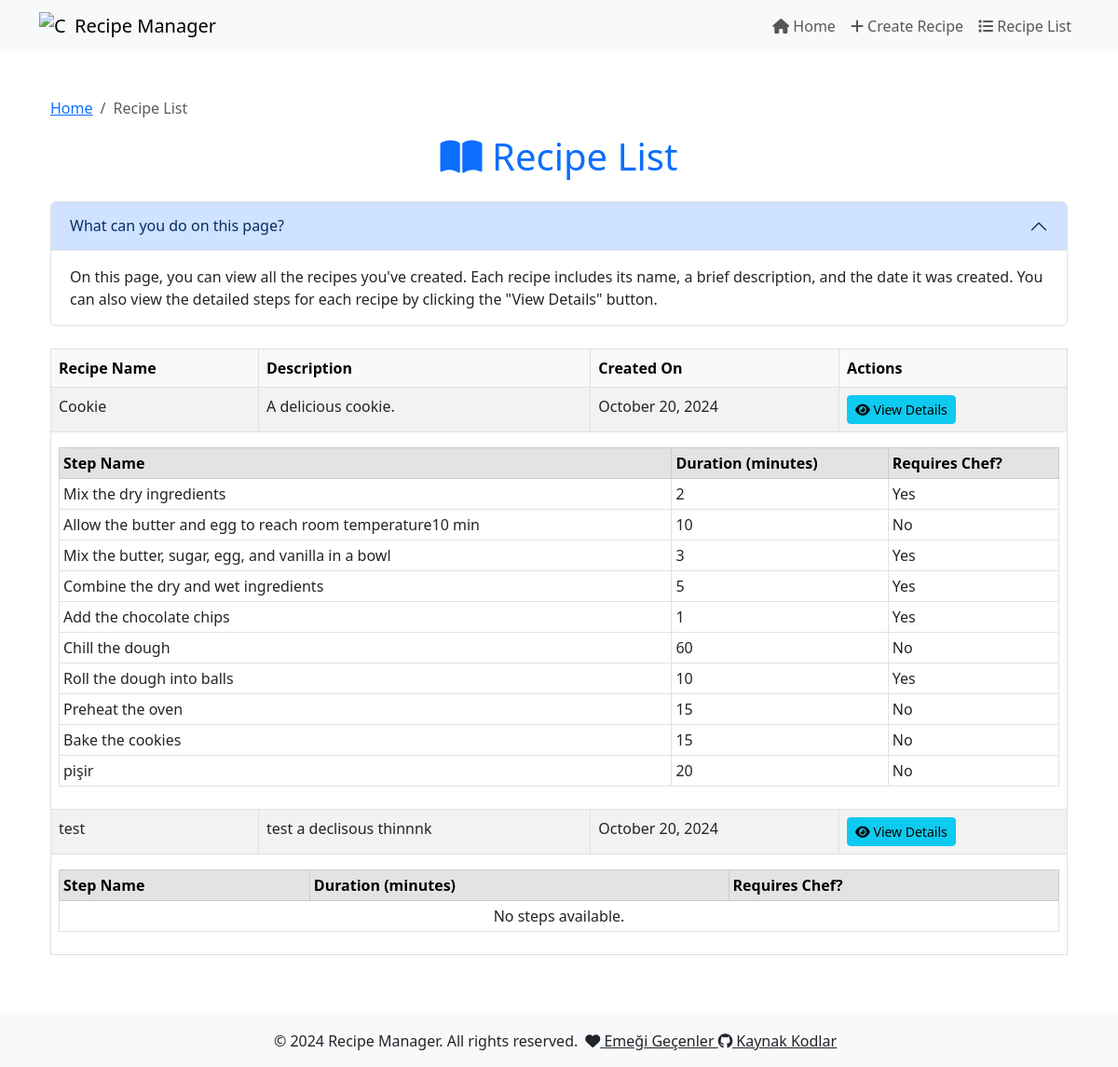
Page /recipe/list/ on the earlier database version.
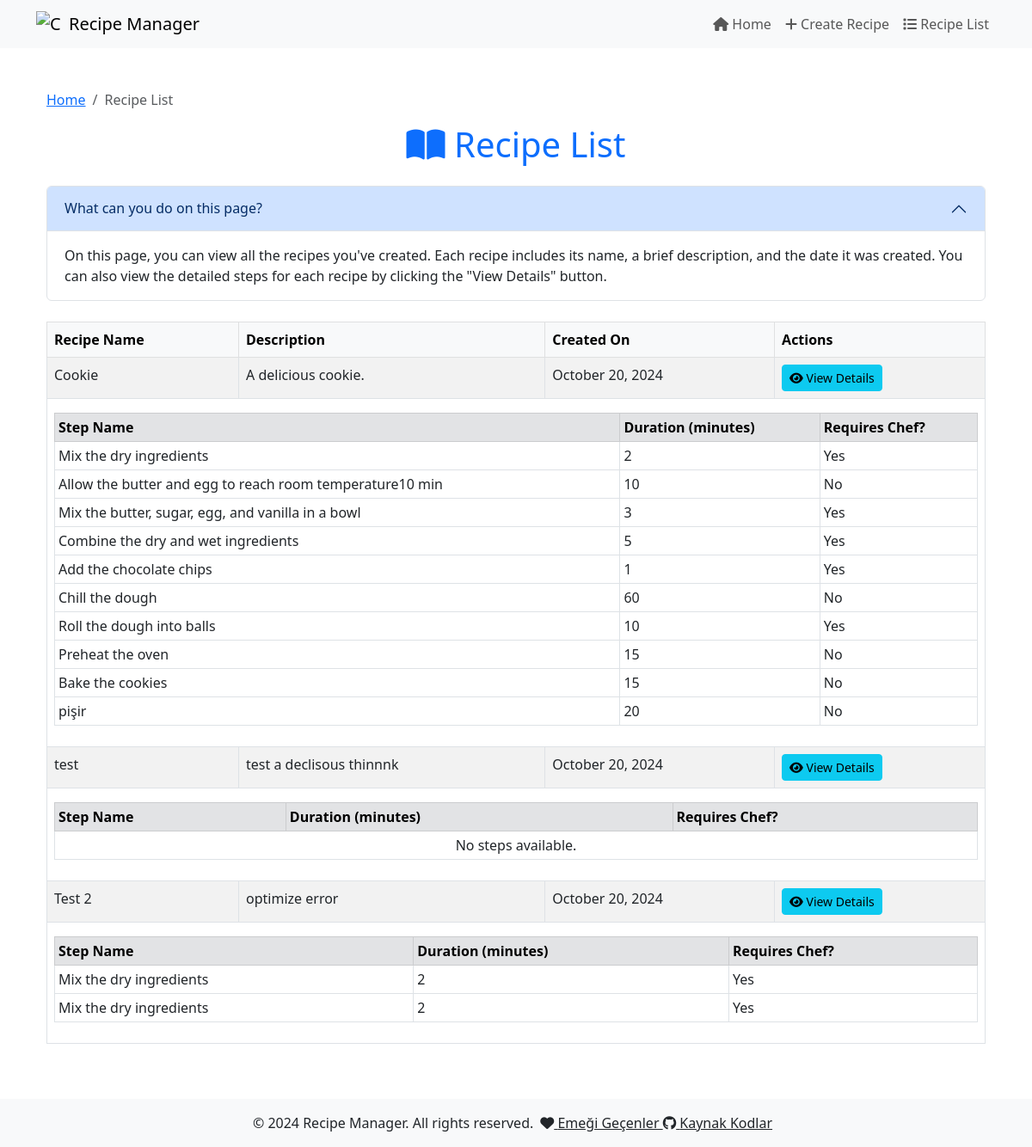
Same page on the later database version.
### recipe_optimizer/models.py (models this page shows, shortened)
class Recipe(models.Model):
    name = models.CharField(max_length=200)
    description = models.TextField()
    created_at = models.DateTimeField(auto_now_add=True)

class RecipeStep(models.Model):
    recipe = models.ForeignKey(Recipe, related_name='steps', on_delete=models.CASCADE)
    name = models.CharField(max_length=200)
    duration = models.PositiveIntegerField()  # Adım süresi (dakika)
    occupies_chef = models.BooleanField(default=True)  # Şefi meşgul ediyor mu?
    prerequisites = models.ManyToManyField('self', symmetrical=False, blank=True)  # Önceki adımlar

### recipe_optimizer/views.py (the view)
# urls.py: path('recipe/list/', views.recipe_list, name='recipe_list'),
def recipe_list(request):
    recipes = Recipe.objects.prefetch_related('steps').all()
    context = {
        'recipes': recipes,  # Tarifler ve adımlar context'e ekleniyor
    }
    return render(request, 'recipe_list.html', context)

### templates/recipe_list.html (shortened to what this page needs)
{% extends 'base.html' %}
{% block content %}
<div class="container mt-5">
    <nav aria-label="breadcrumb">
        <ol class="breadcrumb">
            <li class="breadcrumb-item"><a href="{% url 'index' %}">Home</a></li>
            <li class="breadcrumb-item active" aria-current="page">Recipe List</li>
        </ol>
    </nav>
    <h1 class="text-center mb-4 text-primary"><i class="fas fa-book-open"></i> Recipe List</h1>
    <div class="accordion mb-4" id="helpAccordion">
        <div class="accordion-item">
            <h2 class="accordion-header" id="headingOne">
                <button class="accordion-button" type="button" data-bs-toggle="collapse" data-bs-target="#collapseOne" aria-expanded="true" aria-controls="collapseOne">
                    What can you do on this page?
                </button>
            </h2>
            <div id="collapseOne" class="accordion-collapse collapse show" aria-labelledby="headingOne" data-bs-parent="#helpAccordion">
                <div class="accordion-body">
                    On this page, you can view all the recipes you've created. Each recipe includes its name, a brief description, and the date it was created. You can also view the detailed steps for each recipe by clicking the "View Details" button.
                </div>
            </div>
        </div>
    </div>
    <div class="table-responsive">
        <table class="table table-striped table-bordered">
            <thead class="table-light">
                <tr>
                    <th scope="col">Recipe Name</th>
                    <th scope="col">Description</th>
                    <th scope="col">Created On</th>
                    <th scope="col">Actions</th>
                </tr>
            </thead>
            <tbody>
                {% for recipe in recipes %}
                <tr>
                    <td>{{ recipe.name }}</td>
                    <td>{{ recipe.description|truncatewords:15 }}</td>
                    <td>{{ recipe.created_at|date:"F j, Y" }}</td>
                    <td>
                        <a href="{% url 'optimize' recipe.id %}" class="btn btn-info btn-sm">
                            <i class="fas fa-eye"></i> View Details
                        </a>
                    </td>
                </tr>
                <tr>
                    <td colspan="4">
                        <div class="table-responsive">
                            <table class="table table-sm table-bordered mt-2">
                                <thead class="table-secondary">
                                    <tr>
                                        <th scope="col">Step Name</th>
                                        <th scope="col">Duration (minutes)</th>
                                        <th scope="col">Requires Chef?</th>
                                    </tr>
                                </thead>
                                <tbody>
                                    {% if recipe.steps.exists %}
                                        {% for step in recipe.steps.all %}
                                        <tr>
                                            <td>{{ step.name }}</td>
                                            <td>{{ step.duration }}</td>
                                            <td>{{ step.occupies_chef|yesno:"Yes, No" }}</td>
                                        </tr>
                                        {% endfor %}
                                    {% else %}
                                        <tr>
                                            <td colspan="3" class="text-center">No steps available.</td>
                                        </tr>
                                    {% endif %}
                                </tbody>
                            </table>
                        </div>
                    </td>
                </tr>
                {% endfor %}
            </tbody>
        </table>
    </div>
</div>
{% endblock %}

Differences in the rows shown:
added Recipe: name "Test 2", description "optimize error", created_at "October 20, 2024"
added RecipeStep: name "Mix the dry ingredients", duration "2", occupies_chef "Yes", shown under "Test 2"
added RecipeStep: name "Mix the dry ingredients", duration "2", occupies_chef "Yes", shown under "Test 2"
